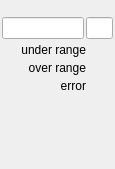
   <widget class="QWidget" name="page_5">
    <property name="geometry">
     <rect>
      <x>0</x>
      <y>0</y>
      <width>115</width>
      <height>169</height>
     </rect>
    </property>
    <attribute name="label">
     <string>Ch 6</string>
    </attribute>
    <widget class="caFrame" name="caframe_10">
     <property name="geometry">
      <rect>
       <x>0</x>
       <y>15</y>
       <width>115</width>
       <height>80</height>
      </rect>
     </property>
     <property name="macro">
      <string notr="true">CH=6,IOC=$(IOC),MasterID=$(MasterID),SlaveID=$(SlaveID),HWType=$(HWType)</string>
     </property>
     <layout class="QGridLayout" name="gridLayout_15">
      <property name="leftMargin">
       <number>2</number>
      </property>
      <property name="topMargin">
       <number>2</number>
      </property>
      <property name="rightMargin">
       <number>2</number>
      </property>
      <property name="bottomMargin">
       <number>2</number>
      </property>
      <property name="spacing">
       <number>2</number>
      </property>
      <item row="0" column="0">
       <layout class="QHBoxLayout" name="horizontalLayout_9" stretch="3,1">
        <item>
         <widget class="caLineEdit" name="calineedit_17">
          <property name="alignment">
           <set>Qt::AlignRight|Qt::AlignTrailing|Qt::AlignVCenter</set>
          </property>
          <property name="channel" stdset="0">
           <string notr="true">$(IOC):m$(MasterID)s$(SlaveID)-AI0$(CH)</string>
          </property>
          <property name="background">
           <color alpha="0">
            <red>160</red>
            <green>160</green>
            <blue>164</blue>
           </color>
          </property>
          <property name="colorMode">
           <enum>caLineEdit::Static</enum>
          </property>
          <property name="precisionMode">
           <enum>caLineEdit::Channel</enum>
          </property>
         </widget>
        </item>
        <item>
         <widget class="caLineEdit" name="calineedit_18">
          <property name="channel" stdset="0">
           <string notr="true">$(IOC):m$(MasterID)s$(SlaveID)-AI0$(CH).EGU</string>
          </property>
          <property name="background">
           <color alpha="0">
            <red>160</red>
            <green>160</green>
            <blue>164</blue>
           </color>
          </property>
          <property name="colorMode">
           <enum>caLineEdit::Static</enum>
          </property>
          <property name="precisionMode">
           <enum>caLineEdit::User</enum>
          </property>
         </widget>
        </item>
       </layout>
      </item>
      <item row="1" column="0">
       <layout class="QGridLayout" name="gridLayout_10" columnstretch="10,3">
        <property name="spacing">
         <number>2</number>
        </property>
        <item row="1" column="0">
         <widget class="caLabel" name="calabel_28">
          <property name="toolTip">
           <string/>
          </property>
          <property name="text">
           <string>over range</string>
          </property>
          <property name="textFormat">
           <enum>Qt::PlainText</enum>
          </property>
          <property name="alignment">
           <set>Qt::AlignBottom|Qt::AlignRight|Qt::AlignTrailing</set>
          </property>
         </widget>
        </item>
        <item row="0" column="1">
         <widget class="caLed" name="caled_27">
          <property name="toolTip">
           <string>&lt;html&gt;&lt;head/&gt;&lt;body&gt;&lt;p&gt;E-Bus Power Status&lt;/p&gt;&lt;/body&gt;&lt;/html&gt;</string>
          </property>
          <property name="rectangular">
           <bool>true</bool>
          </property>
          <property name="gradientEnabled">
           <bool>false</bool>
          </property>
          <property name="ledWidth">
           <number>16</number>
          </property>
          <property name="ledHeight">
           <number>16</number>
          </property>
          <property name="channel" stdset="0">
           <string notr="true">$(IOC):m$(MasterID)s$(SlaveID)-AI0$(CH)-UndrLimAlrm</string>
          </property>
          <property name="colorMode">
           <enum>caLed::Static</enum>
          </property>
          <property name="falseColor">
           <color>
            <red>170</red>
            <green>0</green>
            <blue>0</blue>
           </color>
          </property>
          <property name="trueColor">
           <color>
            <red>0</red>
            <green>85</green>
            <blue>0</blue>
           </color>
          </property>
          <property name="trueValue">
           <string notr="true">0</string>
          </property>
          <property name="falseValue">
           <string notr="true">1</string>
          </property>
         </widget>
        </item>
        <item row="2" column="1">
         <widget class="caLed" name="caled_28">
          <property name="toolTip">
           <string/>
          </property>
          <property name="rectangular">
           <bool>true</bool>
          </property>
          <property name="gradientEnabled">
           <bool>false</bool>
          </property>
          <property name="ledWidth">
           <number>16</number>
          </property>
          <property name="ledHeight">
           <number>16</number>
          </property>
          <property name="channel" stdset="0">
           <string notr="true">$(IOC):m$(MasterID)s$(SlaveID)-AI0$(CH)-ErrAlrm</string>
          </property>
          <property name="colorMode">
           <enum>caLed::Static</enum>
          </property>
          <property name="falseColor">
           <color>
            <red>170</red>
            <green>0</green>
            <blue>0</blue>
           </color>
          </property>
          <property name="trueColor">
           <color>
            <red>0</red>
            <green>85</green>
            <blue>0</blue>
           </color>
          </property>
          <property name="trueValue">
           <string notr="true">0</string>
          </property>
          <property name="falseValue">
           <string notr="true">1</string>
          </property>
         </widget>
        </item>
        <item row="2" column="0">
         <widget class="caLabel" name="calabel_29">
          <property name="toolTip">
           <string/>
          </property>
          <property name="text">
           <string>error</string>
          </property>
          <property name="textFormat">
           <enum>Qt::PlainText</enum>
          </property>
          <property name="alignment">
           <set>Qt::AlignBottom|Qt::AlignRight|Qt::AlignTrailing</set>
          </property>
         </widget>
        </item>
        <item row="0" column="0">
         <widget class="caLabel" name="calabel_30">
          <property name="toolTip">
           <string/>
          </property>
          <property name="text">
           <string>under range</string>
          </property>
          <property name="textFormat">
           <enum>Qt::PlainText</enum>
          </property>
          <property name="alignment">
           <set>Qt::AlignBottom|Qt::AlignRight|Qt::AlignTrailing</set>
          </property>
         </widget>
        </item>
        <item row="1" column="1">
         <widget class="caLed" name="caled_29">
          <property name="toolTip">
           <string/>
          </property>
          <property name="rectangular">
           <bool>true</bool>
          </property>
          <property name="gradientEnabled">
           <bool>false</bool>
          </property>
          <property name="ledWidth">
           <number>16</number>
          </property>
          <property name="ledHeight">
           <number>16</number>
          </property>
          <property name="channel" stdset="0">
           <string notr="true">$(IOC):m$(MasterID)s$(SlaveID)-AI0$(CH)-OvrLimAlrm</string>
          </property>
          <property name="colorMode">
           <enum>caLed::Static</enum>
          </property>
          <property name="falseColor">
           <color>
            <red>170</red>
            <green>0</green>
            <blue>0</blue>
           </color>
          </property>
          <property name="trueColor">
           <color>
            <red>0</red>
            <green>85</green>
            <blue>0</blue>
           </color>
          </property>
          <property name="trueValue">
           <string notr="true">0</string>
          </property>
          <property name="falseValue">
           <string notr="true">1</string>
          </property>
         </widget>
        </item>
       </layout>
      </item>
     </layout>
    </widget>
   </widget>
